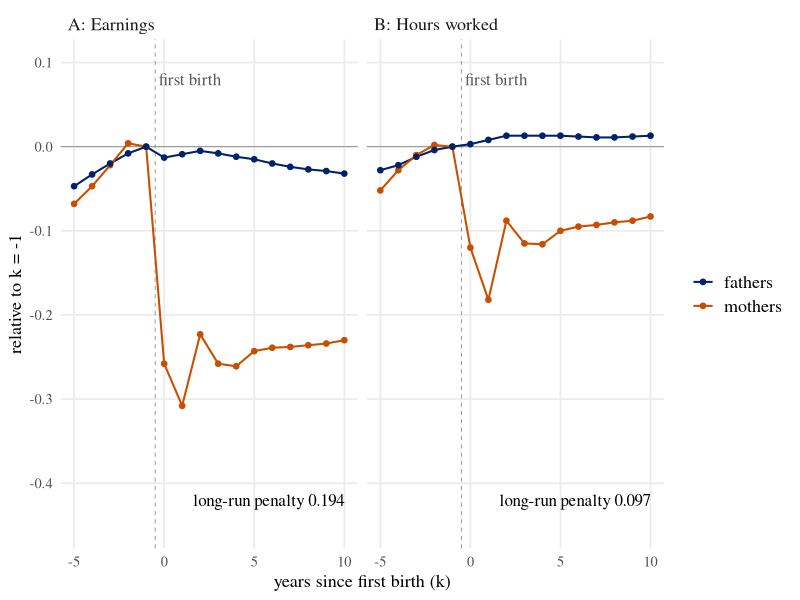

Reproduce this figure in R.
## Week 10 -- Kleven, Landais, and Sogaard (2019) Figure 1 A-B, redrawn in the deck's style.
## The estimates are not tabulated in the paper: values below are READ OFF their Figure 1
## (accepted manuscript, 2018; figs/kleven_fig1.png), accurate to about +/- 0.01.
## Long-run penalties printed in the paper: earnings 0.194, hours 0.097.
##   Rscript figs/w10_kleven.R   (from the week folder; writes figs/kleven_es.pdf)
library(ggplot2)
k <- -5:10
v <- rbind(
  data.frame(panel = "A: Earnings", parent = "mothers", k = k,
             est = c(-.068, -.047, -.022, .004, 0, -.258, -.308, -.223, -.258, -.261, -.243, -.239, -.238, -.236, -.234, -.230)),
  data.frame(panel = "A: Earnings", parent = "fathers", k = k,
             est = c(-.047, -.033, -.020, -.008, 0, -.013, -.009, -.005, -.008, -.012, -.015, -.020, -.024, -.027, -.029, -.032)),
  data.frame(panel = "B: Hours worked", parent = "mothers", k = k,
             est = c(-.052, -.028, -.010, .002, 0, -.120, -.182, -.088, -.115, -.116, -.100, -.095, -.093, -.090, -.088, -.083)),
  data.frame(panel = "B: Hours worked", parent = "fathers", k = k,
             est = c(-.028, -.022, -.012, -.004, 0, .003, .008, .013, .013, .013, .013, .012, .011, .011, .012, .013)))
lr <- data.frame(panel = c("A: Earnings", "B: Hours worked"),
                 lab = c("long-run penalty 0.194", "long-run penalty 0.097"))
blue <- rgb(1, 33, 105, maxColorValue = 255); orange <- rgb(200, 78, 0, maxColorValue = 255)
p <- ggplot(v, aes(k, est, colour = parent)) +
  geom_hline(yintercept = 0, colour = "gray55", linewidth = 0.3) +
  geom_vline(xintercept = -0.5, colour = "gray55", linetype = 2, linewidth = 0.3) +
  geom_line(linewidth = 0.7) + geom_point(size = 1.6) +
  geom_text(data = lr, aes(x = 10, y = -0.42, label = lab), inherit.aes = FALSE,
            hjust = 1, family = "Times", size = 4.3) +
  annotate("text", x = -0.3, y = 0.08, label = "first birth", hjust = 0, family = "Times", size = 4.3,
           colour = "gray35") +
  scale_colour_manual(values = c(mothers = orange, fathers = blue), name = NULL) +
  scale_x_continuous(breaks = seq(-5, 10, 5)) +
  coord_cartesian(ylim = c(-0.45, 0.1)) +
  facet_wrap(~ panel) +
  labs(x = "years since first birth (k)", y = "relative to k = -1") +
  theme_minimal(base_family = "Times", base_size = 13) +
  theme(panel.grid.minor = element_blank(), strip.text = element_text(size = 13, hjust = 0),
        legend.position = "right", legend.text = element_text(size = 13))
ggsave("figs/kleven_es.pdf", p, width = 8.6, height = 3.2, device = pdf, family = "Times")
